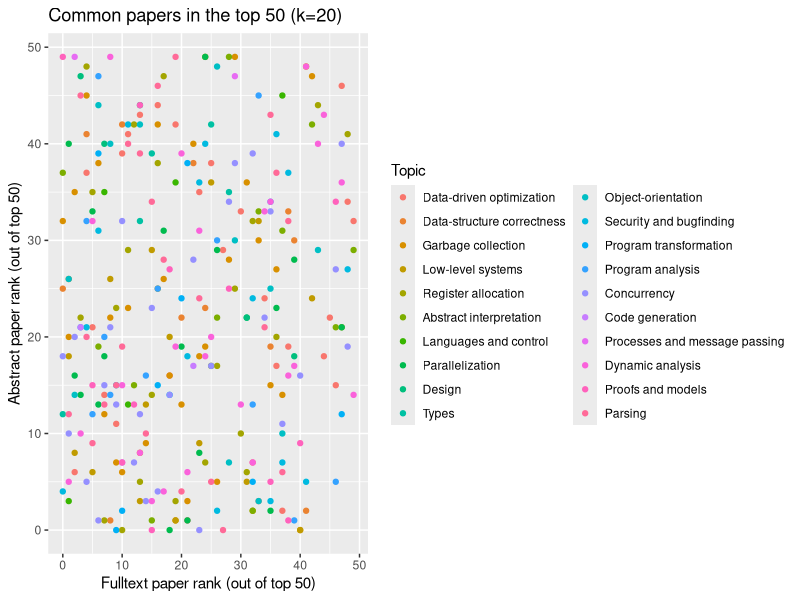
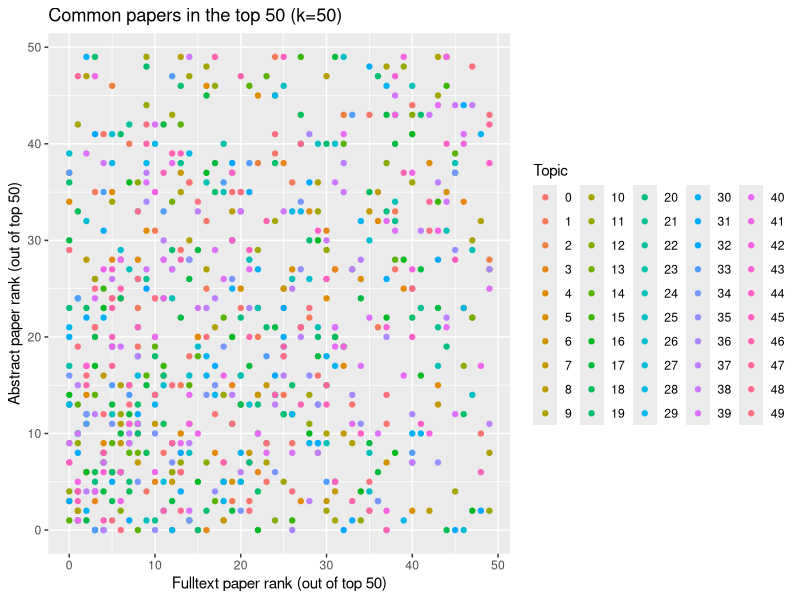
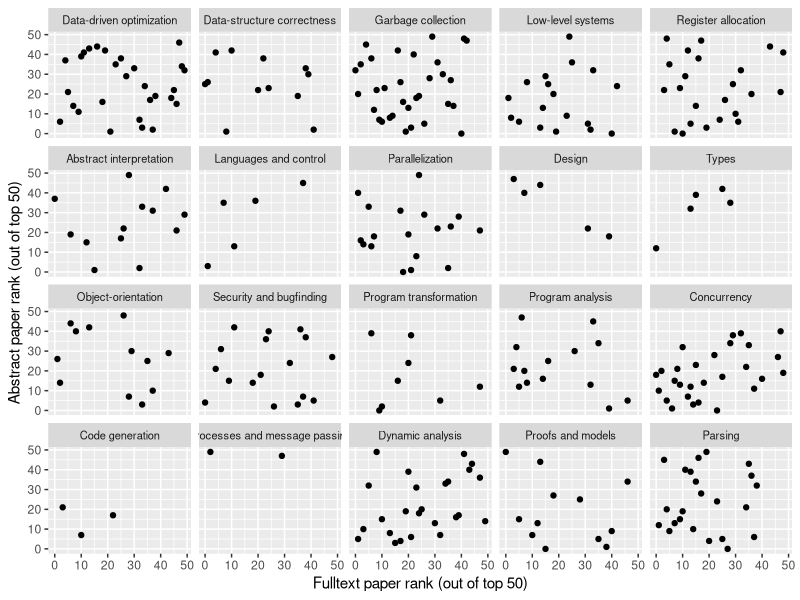
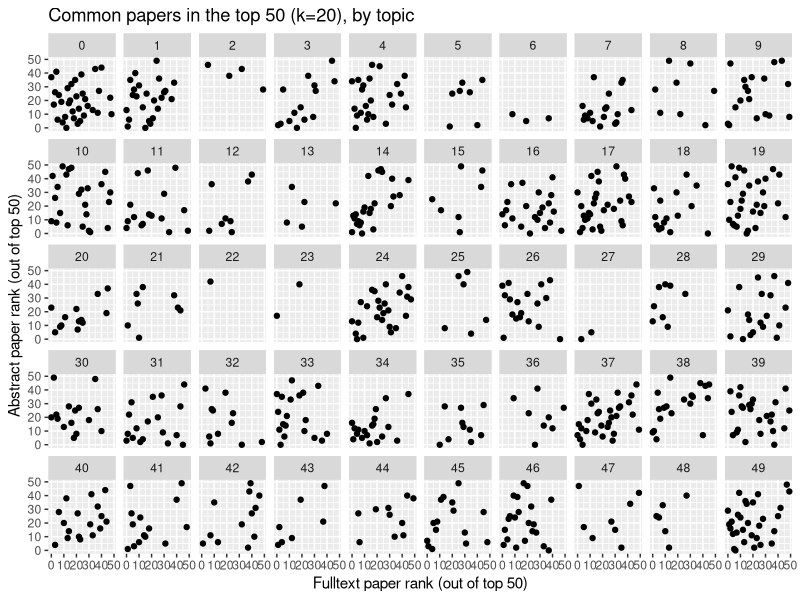
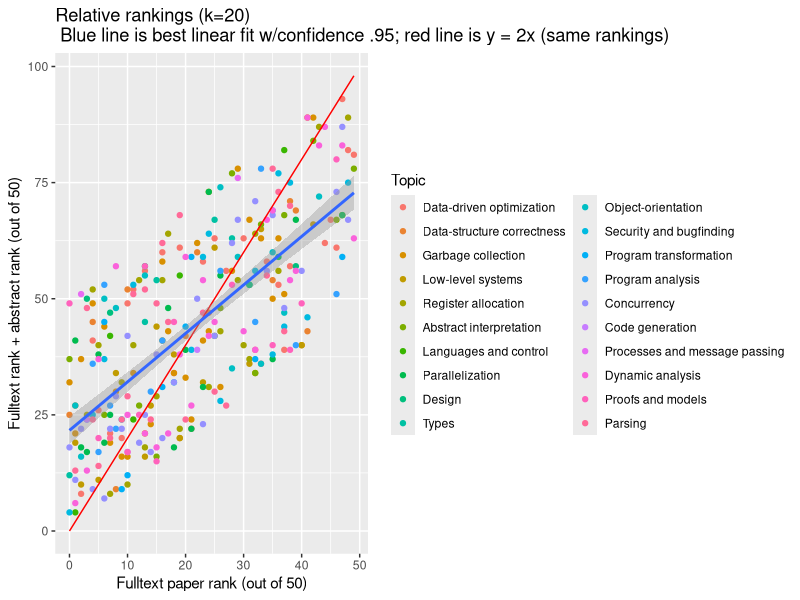

The R script that drew these images, in order:
require(ggplot2)

lda20 <- data.frame(read.table("rankings_lda20.csv",header=TRUE,sep=",",quote="\""))
lda20$Topic <- as.factor(lda20$Topic)
topic_names <- read.csv("final_lda20_fulltext.txt",header=FALSE,as.is=TRUE)

levels(lda20$Topic) <- topic_names$V1

lda50 <- data.frame(read.table("rankings_lda50.csv",header=TRUE,sep=",",quote="\""))

p50 <- ggplot(lda50,aes(x=Fulltext.Rank,y=Abstract.Rank))
p20 <- ggplot(lda20,aes(x=Fulltext.Rank,y=Abstract.Rank))

axis_labs <- labs(x = "Fulltext paper rank (out of top 50)", y = "Abstract paper rank (out of top 50)")

legend <- function (n) { guides(col=guide_legend(ncol=n)) }

# aggregate scatter plots
scatter_by_topic <- geom_point(aes(colour=factor(Topic)))
p20 + axis_labs + scatter_by_topic + legend(2) + labs(title = "Common papers in the top 50 (k=20)", colour="Topic")
p50 + axis_labs + scatter_by_topic + legend(5) + labs(title = "Common papers in the top 50 (k=50)", colour="Topic")

# by topic
p20 + geom_point() + facet_wrap(~Topic,ncol=5) + axis_labs + theme(strip.text=element_text(size=8)) # MMG this one
p50 + geom_point() + facet_wrap(~Topic,ncol=10,nrow=5) + axis_labs + labs(title="Common papers in the top 50 (k=20), by topic")

y2x <- stat_function(fun = function (x) 2 * x, colour='red')

ggplot(lda20, aes(x=Fulltext.Rank,y=Fulltext.Rank + Abstract.Rank)) + 
  geom_point(aes(colour=factor(Topic))) + 
  y2x + stat_smooth(method=lm) + 
  legend(2) + 
  labs(title="Relative rankings (k=20)\n Blue line is best linear fit w/confidence .95; red line is y = 2x (same rankings)", x="Fulltext paper rank (out of 50)", y="Fulltext rank + abstract rank (out of 50)", colour="Topic")
